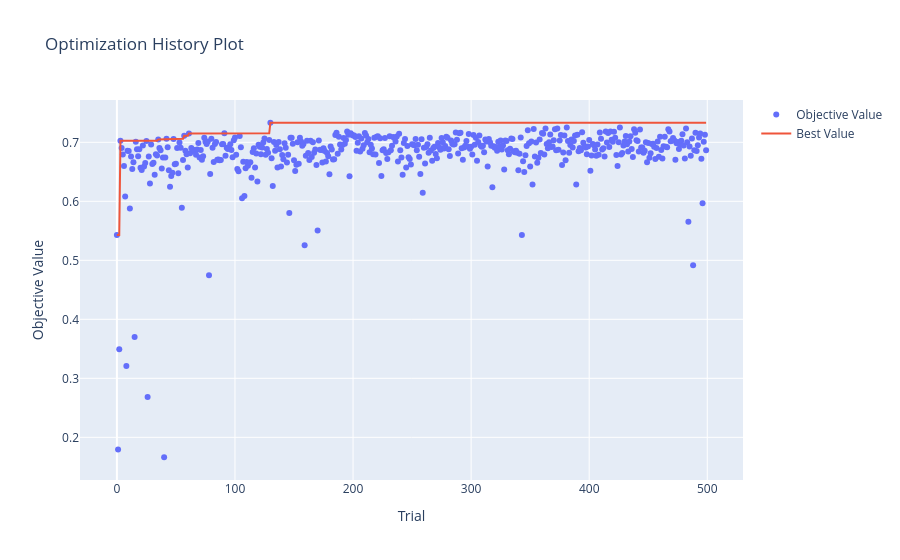

Notebook cell for this chart:
### Code cell
study = optuna.create_study(direction='maximize')  
study.optimize(objective, n_trials=500, show_progress_bar=True)

# After completion, get the best hyperparameters and score
print("Best Score:", study.best_value)
print("Best Hyperparameters:")
for k, v in study.best_params.items():
    print(f"  {k}: {v}")

optuna.visualization.plot_optimization_history(study)

### Figure 1 — Plotly figure (JSON) as saved in the notebook; plotly's stock layout.template omitted (floating-point values rounded to 4 significant figures; data arrays with more than 128 entries replaced by an {"elided": "..."} marker saying what was removed)
{"data": [{"mode": "markers", "name": "Objective Value", "type": "scatter", "x": {"elided": "500 int values"}, "y": {"elided": "500 float values"}}, {"mode": "lines", "name": "Best Value", "type": "scatter", "x": {"elided": "500 int values"}, "y": {"elided": "500 float values"}}, {"marker": {"color": "#cccccc"}, "mode": "markers", "name": "Infeasible Trial", "showlegend": false, "type": "scatter", "x": [], "y": []}], "layout": {"autosize": true, "title": {"text": "Optimization History Plot"}, "xaxis": {"autorange": true, "range": [-32.79, 531.8], "title": {"text": "Trial"}, "type": "linear"}, "yaxis": {"autorange": true, "range": [0.1195, 0.7799], "title": {"text": "Objective Value"}, "type": "linear"}}}
